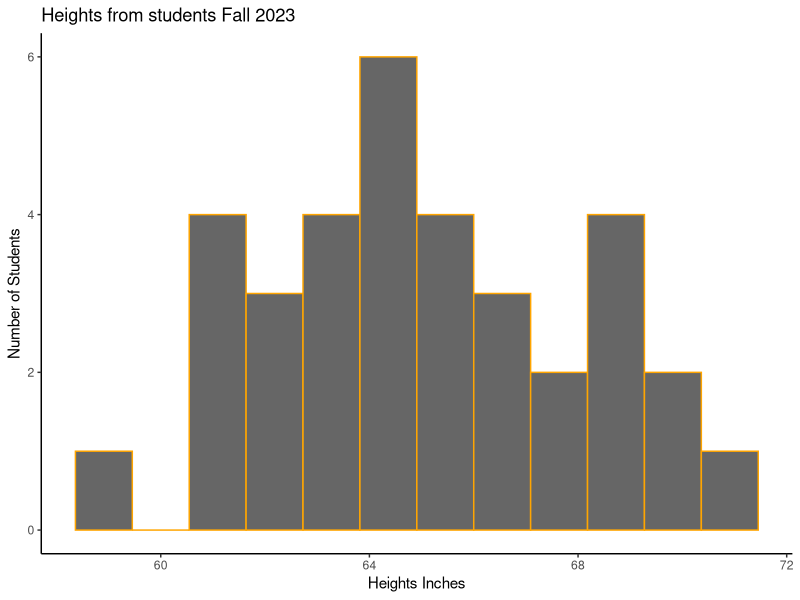
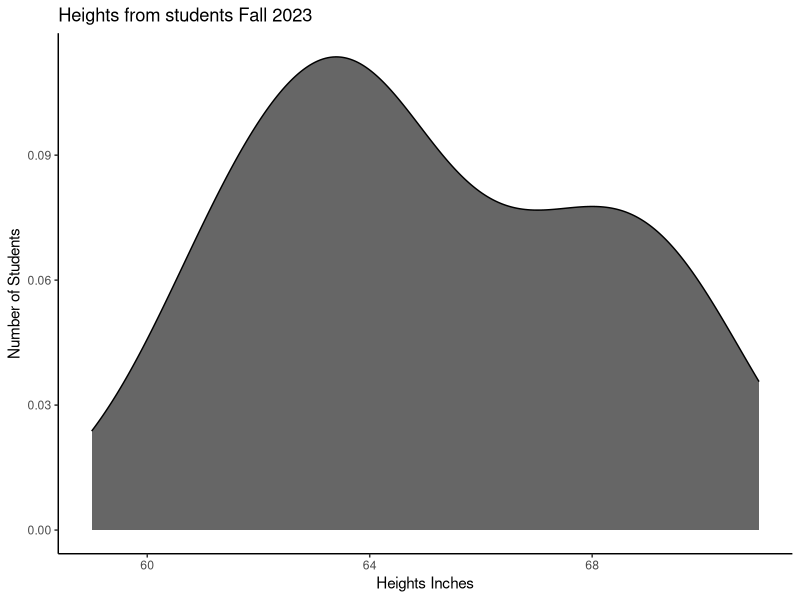

Reproduce these figures in R, in order.
## ---- chunk 1
library(tidyverse)

heights <- c(65L, 62L, 69L, 68L, 63L, 61L, 61L, 64L, 63L, 62L, 71L, 66L, 63L, 68L, 67L, 70L, 65L, 61L, 64L, 69L, 67L, 67L, 70L, 64L, 61L, 64L, 64L, 69L, 69L, 59L, 63L, 66L, 64L, 62L)

heights <- data_frame(heights)


ggplot(data = heights)+
  geom_histogram(mapping = aes(heights), bins=12, color="orange", fill= "gray40")+
  theme_classic()+
  xlab("Heights Inches")+
  ylab("Number of Students")+
  labs(title = "Heights from students Fall 2023")
## ---- chunk 2

ggplot(data = heights)+
  geom_density(mapping = aes(heights), fill= "gray40")+
  theme_classic()+
  xlab("Heights Inches")+
  ylab("Number of Students")+
  labs(title = "Heights from students Fall 2023")

